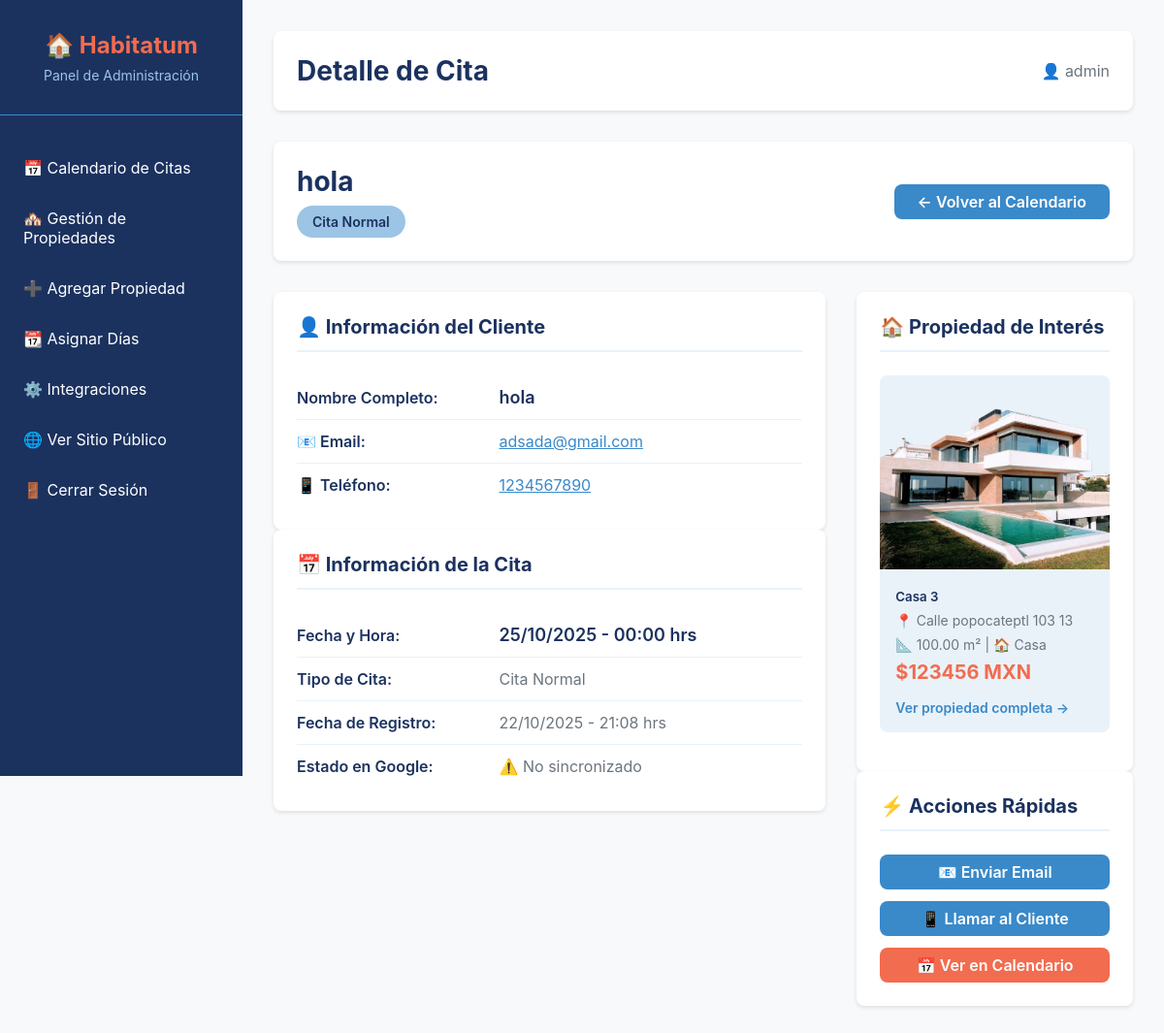
/panel/cita/1/ (signed in), run on the app's committed database.
### appointments/models.py (models this page shows, shortened)
class Appointment(models.Model):
    APPOINTMENT_TYPES = [
        ('normal', 'Cita Normal'),
        ('prioritaria', 'Cita Prioritaria'),
    ]
    CREDIT_TYPES = [
        ('infonavit', 'Infonavit'),
        ('fovissste', 'Fovissste'),
        ('bancario', 'Crédito Bancario'),
        ('contado', 'Contado'),
    ]
    property = models.ForeignKey(
        Property,
        on_delete=models.CASCADE,
        related_name='citas',
        verbose_name="Propiedad"
    )
    nombre_cliente = models.CharField(max_length=200, verbose_name="Nombre del Cliente")
    email_cliente = models.EmailField(verbose_name="Email del Cliente")
    telefono_cliente = models.CharField(max_length=20, verbose_name="Teléfono")
    fecha_cita = models.DateTimeField(verbose_name="Fecha y Hora de la Cita")
    tipo_cita = models.CharField(
        max_length=20,
        choices=APPOINTMENT_TYPES,
        default='normal',
        verbose_name="Tipo de Cita"
    )
    ingresos_mensuales = models.DecimalField(
        max_digits=10,
        decimal_places=2,
        null=True,
        blank=True,
        validators=[MinValueValidator(0)],
        verbose_name="Ingresos Mensuales"
    )
    tipo_credito = models.CharField(
        max_length=20,
        choices=CREDIT_TYPES,
        null=True,
        blank=True,
        verbose_name="Tipo de Crédito"
    )
    fecha_creacion = models.DateTimeField(auto_now_add=True)
    google_event_id = models.CharField(
        max_length=200,
        null=True,
        blank=True,
        verbose_name="ID del Evento en Google Calendar"
    )
    class Meta:
        verbose_name = "Cita"
        verbose_name_plural = "Citas"
        ordering = ['fecha_cita']

### properties/models.py (models this page shows, shortened)
class Property(models.Model):
    PROPERTY_TYPES = [
        ('casa', 'Casa'),
        ('departamento', 'Departamento'),
        ('terreno', 'Terreno'),
        ('local', 'Local Comercial'),
    ]
    nombre = models.CharField(max_length=200, verbose_name="Nombre de la Propiedad")
    descripcion = models.TextField(verbose_name="Descripción")
    metros_cuadrados = models.DecimalField(
        max_digits=10,
        decimal_places=2,
        validators=[MinValueValidator(0)],
        verbose_name="Metros Cuadrados (m²)"
    )
    tipo_inmueble = models.CharField(
        max_length=50,
        choices=PROPERTY_TYPES,
        verbose_name="Tipo de Inmueble"
    )
    ubicacion = models.CharField(max_length=300, verbose_name="Ubicación")
    precio = models.DecimalField(
        max_digits=12,
        decimal_places=2,
        validators=[MinValueValidator(0)],
        verbose_name="Precio"
    )
    imagen_principal = models.ImageField(
        upload_to='properties/',
        verbose_name="Imagen Principal"
    )
    is_visible = models.BooleanField(
        default=True,
        verbose_name="Visible en el sitio público"
    )
    fecha_creacion = models.DateTimeField(auto_now_add=True)
    fecha_actualizacion = models.DateTimeField(auto_now=True)
    class Meta:
        verbose_name = "Propiedad"
        verbose_name_plural = "Propiedades"
        ordering = ['-fecha_creacion']

### dashboard/views.py (the view)
# urls.py: path('cita/<int:appointment_id>/', views.appointment_detail_view, name='appointment_detail'),
@login_required(login_url='dashboard:login')
def appointment_detail_view(request, appointment_id):
    cita = get_object_or_404(Appointment, pk=appointment_id)
    contexto = {
        'cita': cita,
        'titulo_pagina': f'Cita - {cita.nombre_cliente}'
    }
    return render(request, 'admin/appointment_detail.html', contexto)

### templates/admin/appointment_detail.html (shortened to what this page needs)
{% extends 'admin_base.html' %}
{% block page_title %}Detalle de Cita{% endblock %}
{% block content %}
<div class="detail-header">
    <div class="detail-title-section">
        <h3>{{ cita.nombre_cliente }}</h3>
        <span class="detail-badge {{ cita.tipo_cita }}">
            {{ cita.get_tipo_cita_display }}
        </span>
    </div>
    <div class="detail-actions">
        <a href="{% url 'dashboard:calendar' %}" class="btn btn-secondary">← Volver al Calendario</a>
    </div>
</div>
<div class="detail-layout">
    <div>
        <div class="detail-card">
            <h4>👤 Información del Cliente</h4>
            <div class="detail-section">
                <div class="detail-row">
                    <div class="detail-label">Nombre Completo:</div>
                    <div class="detail-value highlight">{{ cita.nombre_cliente }}</div>
                </div>
                <div class="detail-row">
                    <div class="detail-label">📧 Email:</div>
                    <div class="detail-value">
                        <a href="mailto:{{ cita.email_cliente }}" style="color: var(--azul-claro);">
                            {{ cita.email_cliente }}
                        </a>
                    </div>
                </div>
                <div class="detail-row">
                    <div class="detail-label">📱 Teléfono:</div>
                    <div class="detail-value">
                        <a href="tel:{{ cita.telefono_cliente }}" style="color: var(--azul-claro);">
                            {{ cita.telefono_cliente }}
                        </a>
                    </div>
                </div>
            </div>
        </div>
        <div class="detail-card">
            <h4>📅 Información de la Cita</h4>
            <div class="detail-section">
                <div class="detail-row">
                    <div class="detail-label">Fecha y Hora:</div>
                    <div class="detail-value highlight">{{ cita.fecha_cita|date:"d/m/Y - H:i" }} hrs</div>
                </div>
                <div class="detail-row">
                    <div class="detail-label">Tipo de Cita:</div>
                    <div class="detail-value">{{ cita.get_tipo_cita_display }}</div>
                </div>
                <div class="detail-row">
                    <div class="detail-label">Fecha de Registro:</div>
                    <div class="detail-value">{{ cita.fecha_creacion|date:"d/m/Y - H:i" }} hrs</div>
                </div>
                {% if cita.google_event_id %}
                <div class="detail-row">
                    <div class="detail-label">Estado en Google:</div>
                    <div class="detail-value">✅ Sincronizado con Google Calendar</div>
                </div>
                {% else %}
                <div class="detail-row">
                    <div class="detail-label">Estado en Google:</div>
                    <div class="detail-value">⚠️ No sincronizado</div>
                </div>
                {% endif %}
            </div>
        </div>
    </div>
    <div>
        <div class="detail-card">
            <h4>🏠 Propiedad de Interés</h4>
            <div class="property-card-detail">
                {% if cita.property.imagen_principal %}
                <img src="{{ cita.property.imagen_principal.url }}" alt="{{ cita.property.nombre }}" class="property-card-image">
                {% else %}
                <div class="property-card-image" style="display: flex; align-items: center; justify-content: center; background-color: var(--beige); color: var(--gris-medio);">
                    🏠 Sin imagen
                </div>
                {% endif %}
                <div class="property-card-content">
                    <h5 class="property-card-title">{{ cita.property.nombre }}</h5>
                    <div class="property-card-info">
                        📍 {{ cita.property.ubicacion }}
                    </div>
                    <div class="property-card-info">
                        📐 {{ cita.property.metros_cuadrados }} m² |
                        🏠 {{ cita.property.get_tipo_inmueble_display }}
                    </div>
                    <div class="property-card-price">
                        ${{ cita.property.precio|floatformat:0 }} MXN
                    </div>
                    <a href="{% url 'properties:property_detail' cita.property.pk %}" class="property-link" target="_blank">
                        Ver propiedad completa →
                    </a>
                </div>
            </div>
        </div>
        <div class="detail-card">
            <h4>⚡ Acciones Rápidas</h4>
            <div style="display: flex; flex-direction: column; gap: 0.75rem;">
                <a href="mailto:{{ cita.email_cliente }}?subject=Confirmación de Cita - {{ cita.property.nombre }}" class="btn btn-secondary" style="text-align: center;">
                    📧 Enviar Email
                </a>
                <a href="tel:{{ cita.telefono_cliente }}" class="btn btn-secondary" style="text-align: center;">
                    📱 Llamar al Cliente
                </a>
                <a href="{% url 'dashboard:calendar' %}?mes={{ cita.fecha_cita.month }}&anio={{ cita.fecha_cita.year }}" class="btn btn-primary" style="text-align: center;">
                    📅 Ver en Calendario
                </a>
            </div>
        </div>
    </div>
</div>
{% endblock %}

### templates/admin_base.html (shortened to what this page needs)
{% load humanize %}
<!DOCTYPE html>
<html lang="es">
<head>
</head>
<body>
    <div class="admin-layout">
        <aside class="admin-sidebar">
            <div class="admin-logo">
                <h1>🏠 Habitatum</h1>
                <p>Panel de Administración</p>
            </div>
            <ul class="admin-menu">
                <li><a href="{% url 'dashboard:calendar' %}">📅 Calendario de Citas</a></li>
                <li><a href="{% url 'dashboard:property_list' %}">🏘️ Gestión de Propiedades</a></li>
                <li><a href="{% url 'dashboard:property_create' %}">➕ Agregar Propiedad</a></li>
                <li><a href="{% url 'dashboard:assign_days' %}">📆 Asignar Días</a></li>
                <li><a href="{% url 'integrations:settings' %}">⚙️ Integraciones</a></li>
                <li><a href="{% url 'core:home' %}">🌐 Ver Sitio Público</a></li>
                <li><a href="{% url 'dashboard:logout' %}">🚪 Cerrar Sesión</a></li>
            </ul>
        </aside>
        <main class="admin-main">
            <div class="admin-header">
                <h2>{% block page_title %}Panel de Administración{% endblock %}</h2>
                <div class="admin-user">
                    <span>👤 {{ user.username }}</span>
                </div>
            </div>
            {% block content %}
            {% endblock %}
        </main>
    </div>
</body>
</html>

### templates/admin_base.html (style rules this page uses)
* { margin: 0; padding: 0; box-sizing: border-box; }
:root { --azul-oscuro: #1B325F; --azul-medio: #9CC4E4; --beige: #E9F2F9; --azul-claro: #3A89C9; --naranja: #F26C4F; --verde: #28a745; --amarillo: #ffc107; --rojo: #dc3545; --negro: #000000; --blanco: #ffffff; --gris-claro: #f8f9fa; --gris-medio: #6c757d; --fuente-principal: -apple-system, BlinkMacSystemFont, 'Segoe UI', Roboto, sans-serif; }
body { font-family: var(--fuente-principal); background-color: var(--gris-claro); color: var(--negro); }
.admin-layout { display: flex; min-height: 100vh; }
.admin-sidebar { width: 250px; background-color: var(--azul-oscuro); color: var(--blanco); padding: 2rem 0; position: fixed; height: 100vh; overflow-y: auto; }
.admin-logo { text-align: center; padding: 0 1rem 2rem; border-bottom: 1px solid var(--azul-claro); margin-bottom: 2rem; }
.admin-logo h1 { color: var(--naranja); font-size: 1.5rem; margin-bottom: 0.5rem; }
.admin-logo p { color: var(--azul-medio); font-size: 0.875rem; }
.admin-menu { list-style: none; }
.admin-menu li { margin-bottom: 0.5rem; }
.admin-menu a { display: block; padding: 0.75rem 1.5rem; color: var(--blanco); text-decoration: none; transition: all 0.3s ease; }
.admin-main { flex: 1; margin-left: 250px; padding: 2rem; }
.admin-header { background-color: var(--blanco); padding: 1.5rem; border-radius: 8px; box-shadow: 0 2px 4px rgba(0,0,0,0.1); margin-bottom: 2rem; display: flex; justify-content: space-between; align-items: center; }
.admin-header h2 { color: var(--azul-oscuro); font-size: 1.75rem; }
.admin-user { display: flex; align-items: center; gap: 1rem; }
.admin-user span { color: var(--gris-medio); }
.btn { display: inline-block; padding: 0.5rem 1.5rem; border-radius: 8px; text-decoration: none; font-weight: 600; transition: all 0.3s ease; cursor: pointer; border: none; font-size: 1rem; }
.btn-primary { background-color: var(--naranja); color: var(--blanco); }
.btn-secondary { background-color: var(--azul-claro); color: var(--blanco); }

### templates/admin/appointment_detail.html (style rules this page uses)
.detail-header { background-color: var(--blanco); padding: 1.5rem; border-radius: 8px; box-shadow: 0 2px 4px rgba(0,0,0,0.1); margin-bottom: 2rem; display: flex; justify-content: space-between; align-items: center; }
.detail-title-section h3 { color: var(--azul-oscuro); font-size: 1.75rem; margin-bottom: 0.5rem; }
.detail-badge { display: inline-block; padding: 0.5rem 1rem; border-radius: 20px; font-size: 0.875rem; font-weight: 600; }
.detail-badge.normal { background-color: var(--azul-medio); color: var(--azul-oscuro); }
.detail-actions { display: flex; gap: 1rem; }
.detail-layout { display: grid; grid-template-columns: 2fr 1fr; gap: 2rem; }
.detail-card { background-color: var(--blanco); border-radius: 8px; box-shadow: 0 2px 4px rgba(0,0,0,0.1); padding: 1.5rem; }
.detail-card h4 { color: var(--azul-oscuro); font-size: 1.25rem; margin-bottom: 1.5rem; padding-bottom: 0.75rem; border-bottom: 2px solid var(--beige); }
.detail-section { margin-bottom: 2rem; }
.detail-section:last-child { margin-bottom: 0; }
.detail-row { display: flex; padding: 0.75rem 0; border-bottom: 1px solid var(--beige); }
.detail-row:last-child { border-bottom: none; }
.detail-label { font-weight: 600; color: var(--azul-oscuro); width: 40%; display: flex; align-items: center; gap: 0.5rem; }
.detail-value { color: var(--gris-medio); width: 60%; }
.detail-value.highlight { color: var(--azul-oscuro); font-weight: 600; font-size: 1.125rem; }
.property-card-detail { background-color: var(--beige); border-radius: 8px; overflow: hidden; margin-bottom: 1rem; }
.property-card-image { width: 100%; height: 200px; object-fit: cover; }
.property-card-content { padding: 1rem; }
.property-card-title { color: var(--azul-oscuro); font-weight: 600; margin-bottom: 0.5rem; }
.property-card-info { color: var(--gris-medio); font-size: 0.875rem; margin-bottom: 0.5rem; }
.property-card-price { color: var(--naranja); font-weight: 700; font-size: 1.25rem; }
.property-link { display: inline-block; margin-top: 1rem; color: var(--azul-claro); text-decoration: none; font-weight: 600; font-size: 0.875rem; }

### data on the page
Appointment: nombre_cliente "hola", tipo_cita "Cita Normal", email_cliente "adsada@gmail.com", telefono_cliente "1234567890", fecha_cita "25/10/2025 - 00:00", fecha_creacion "22/10/2025 - 21:08", property.imagen_principal (picture), property.nombre "Casa 3", property.ubicacion "Calle popocateptl 103 13", property.metros_cuadrados "100.00", property.tipo_inmueble "Casa", property.precio "123456"

### other printed values
{{ user.username }} "admin"
